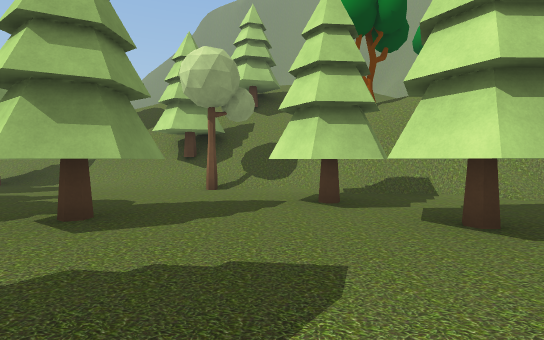
view 1 (above)

24 first-person views from a walk through a Unity game level. The camera is 1.4 m above the floor, tilts 2° down and sees 85° across. The floor is counted in squares, 2 m on a side. Each view is taken from the middle of a square. On the plan, view 1 faces up. The plan holds only what a view shows up to about 10 squares ahead; the rest is blank. The place goes on beyond the plan. The player character is not drawn. Some animated figures are not drawn. Some surface patterns are stand-ins.

view 2
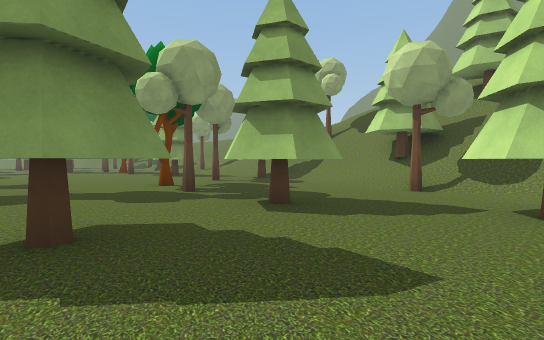

view 3
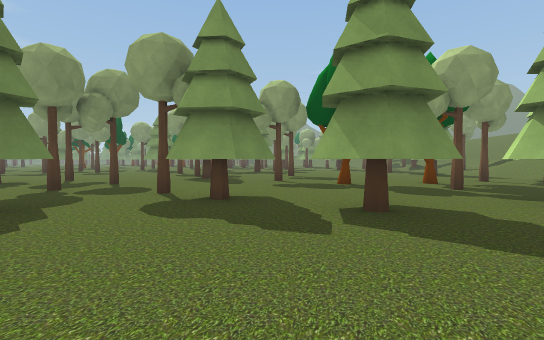

view 4
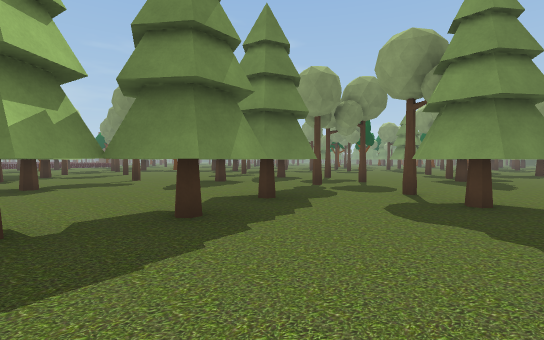

view 5
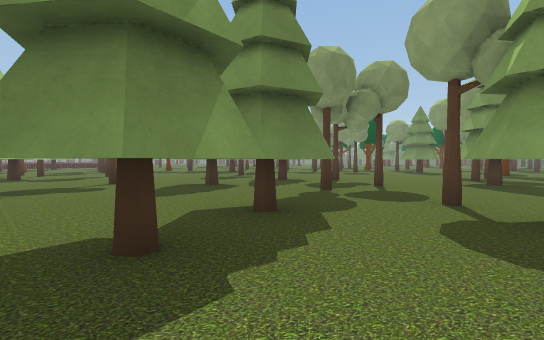

view 6
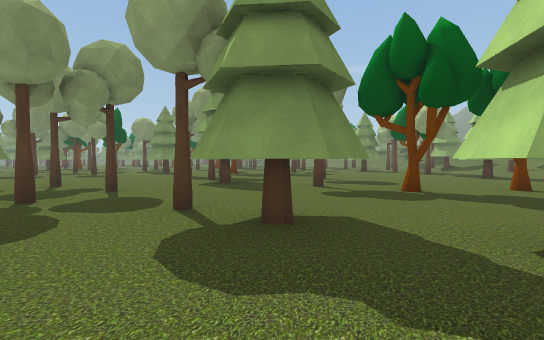

view 7
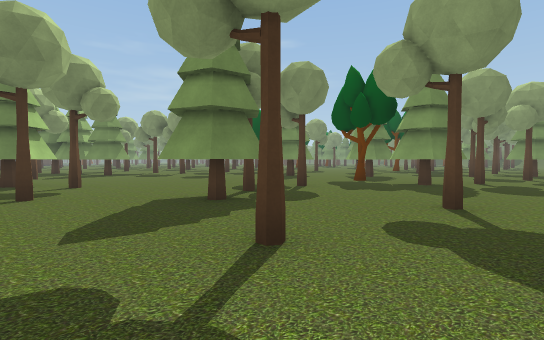

view 8
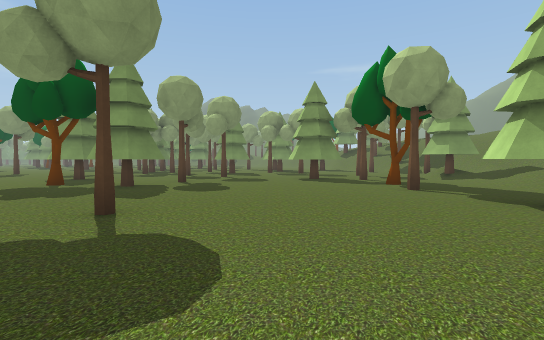

view 9
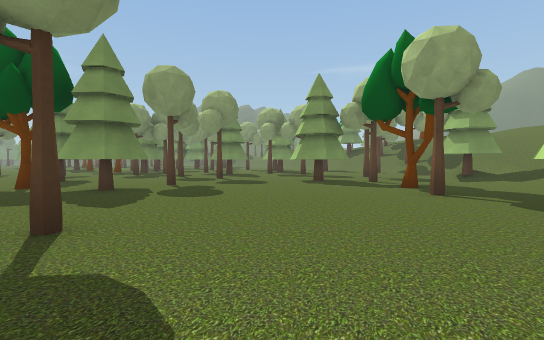

view 10
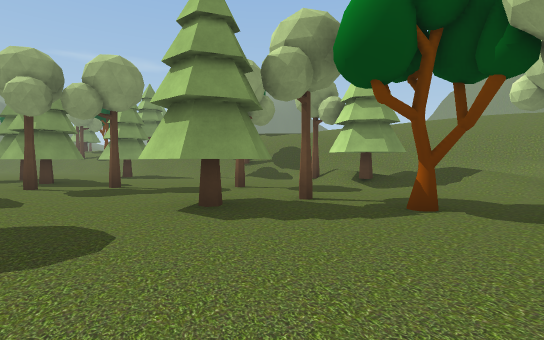

view 11
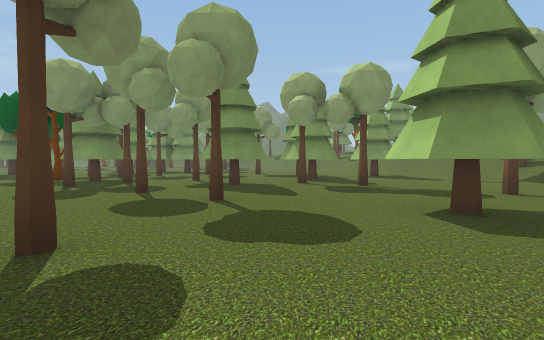

view 12
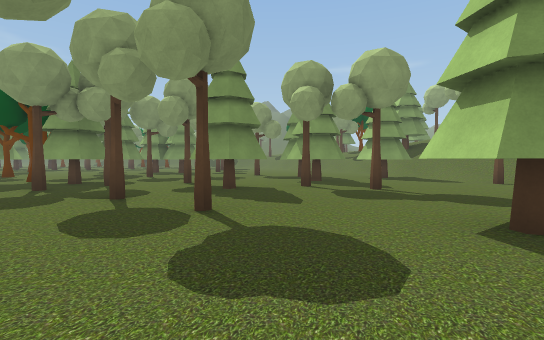

view 13
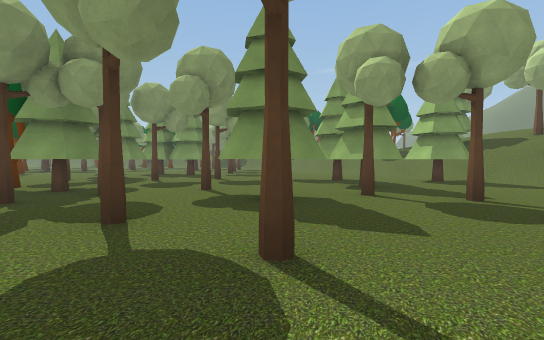

view 14
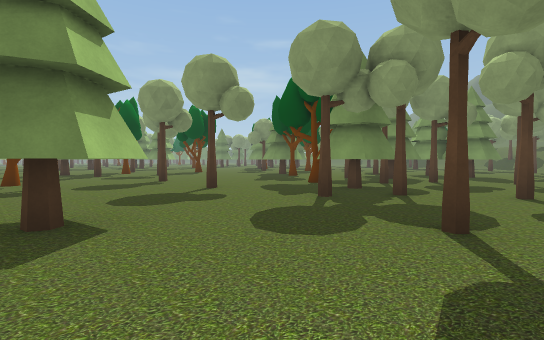

view 15
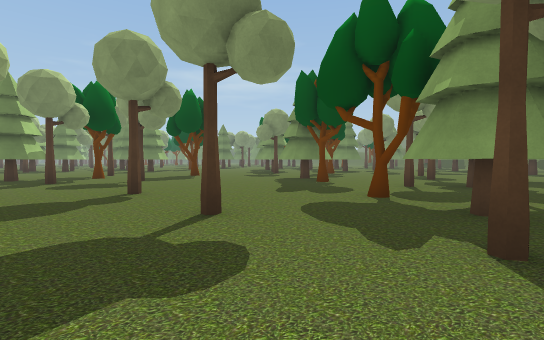

view 16
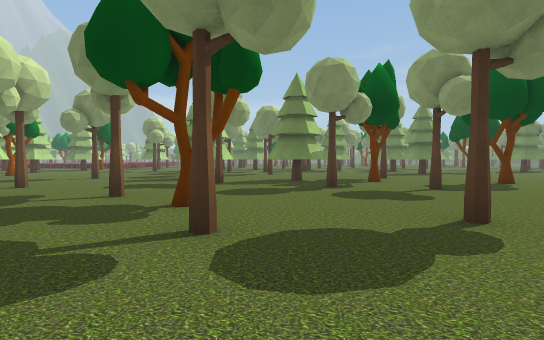

view 17
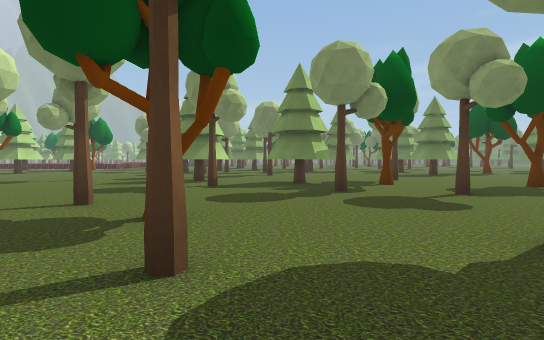

view 18
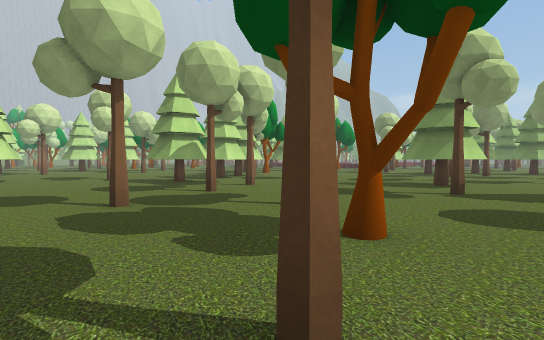

view 19
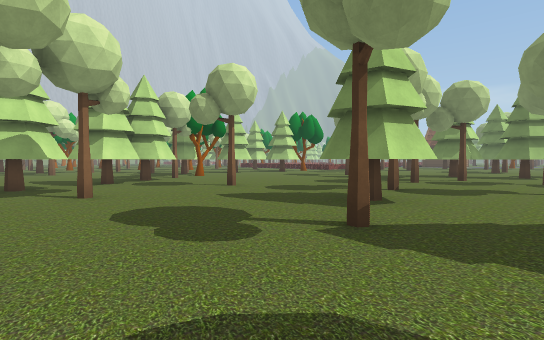

view 20
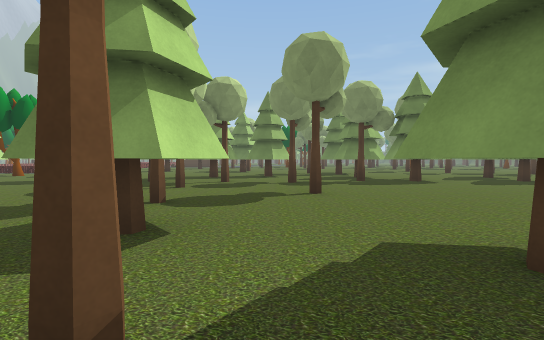

view 21
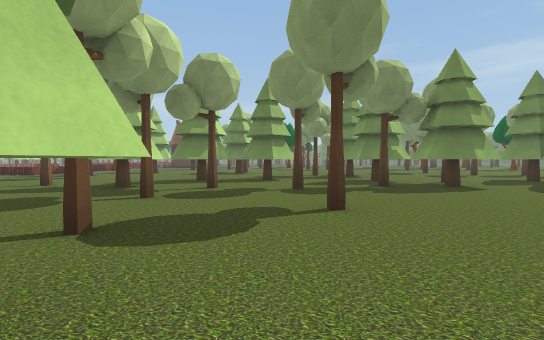

view 22
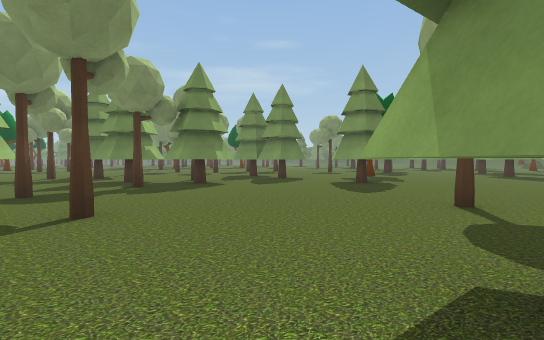

view 23
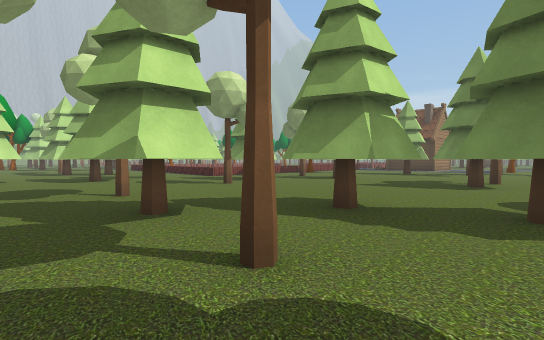

view 24
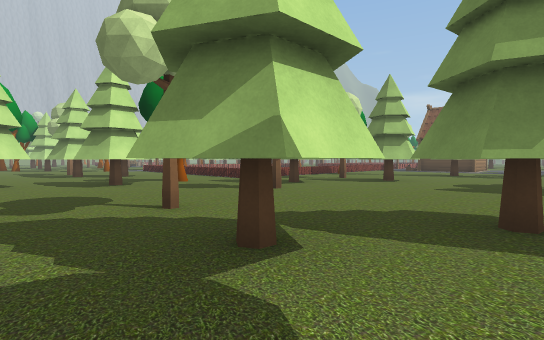

### Floor plan
Key: @ floor where view 1 was taken; # wall or solid block; x gap in a wall; . floor; / step, stairs or slope; = window, fence, low wall or low ledge; T thing the floor can be seen under or through; O other object.
Columns run from 27 left of view 1 to 2 right of it. Each row starts with its distance up from view 1.
  9 /////  #=##///       ///##//
  8 //////..///....      ///// //
  7 ///............      ..../#/=#
  6  #.....#....O..##...........##
  5 ##...........#.............###
  4 .....#...##.........O...##..##
  3  .##.....##...........#.##..##
  2 ####.........................#
  1 ....................O... T...
  0   .. #..#.......#.......TT.@.
 -1 ...#.......##......#... T.....
 -2 .......#....##......... T.....
 -3 ............x.... #....TT.....
 -4 #..##....##.O..#.##........TTT
 -5  ..##....##..............TTT T
 -6  ..O........   .....#.#.......
 -7 #.....#....    ...............
 -8 ...........     ....#........
 -9 ....................##.# ...#
-10 O.....#..#...#......# ......#
-11  ....................  ..#...
-12   .......O..........     ....
-13   .........#....##.      ...
-14  ...#...........## ..     ..#
-15  .....#..........# ..      ##
-16 .O...O.##.#......##
-17 .......##.##.....##
-18 ....#.....##...#..#
-19 .................
-20 ...........#....
-21  #......#.......
-22  #.........#.....
-23  ...................##
-24   ..##..#.#.TT..........
-25  #..###.....TT.#....#...
-26  #..###....TT.......#..
-27 ##.   #..#TTT.......x.
-28       x..#  ....#...O
-29        .............
-30           .......#
-31           .......
-32            #...#

Where each view was taken, in squares from view 1:
view 1: 0 up, 0 right, facing up
view 2: 0 up, 1 right, facing up-left
view 3: 1 down, 2 right, facing left
view 4: 1 down, 2 right, facing down-left
view 5: 2 down, 1 right, facing down-left
view 6: 2 down, 0 right, facing left
view 7: 1 up, 6 left, facing down-left
view 8: 2 up, 7 left, facing left
view 9: 2 up, 8 left, facing left
view 10: 1 up, 14 left, facing up-left
view 11: 1 up, 14 left, facing left
view 12: 1 up, 15 left, facing left
view 13: 0 up, 17 left, facing left
view 14: 1 down, 17 left, facing down-left
view 15: 4 down, 19 left, facing down-left
view 16: 7 down, 19 left, facing down
view 17: 8 down, 19 left, facing down
view 18: 9 down, 19 left, facing down-right
view 19: 13 down, 19 left, facing down-right
view 20: 15 down, 18 left, facing down
view 21: 17 down, 18 left, facing down
view 22: 17 down, 18 left, facing down-left
view 23: 23 down, 18 left, facing down-right
view 24: 23 down, 16 left, facing down-right
